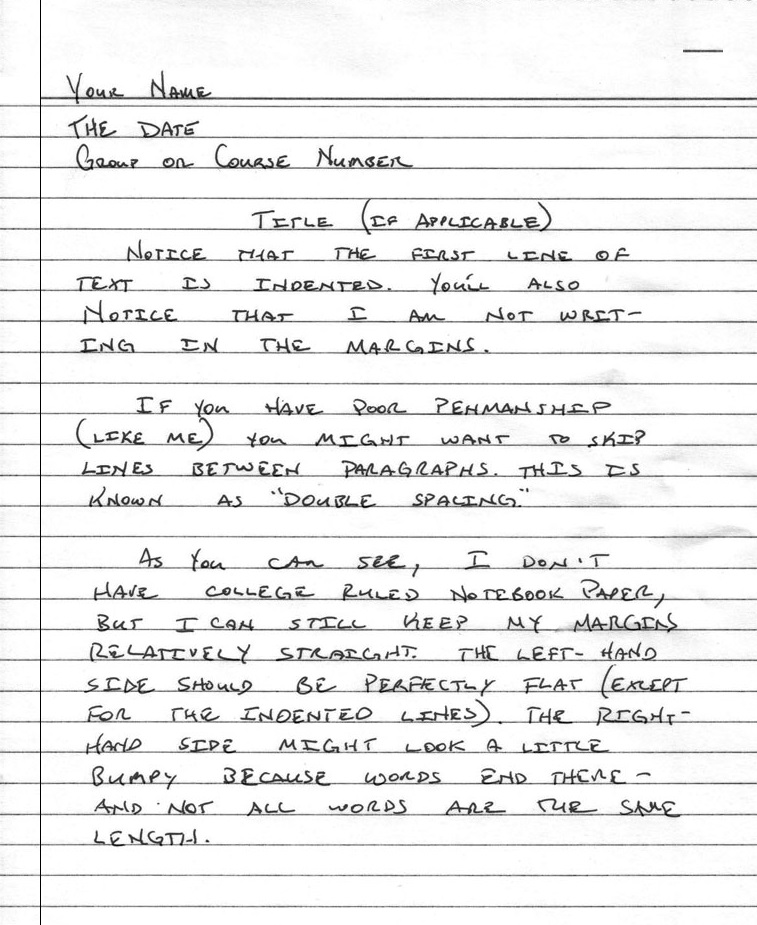
#> input picture data/images/testPaper2.jpg, 757 x 925 px, found by its file name
$ python boardertext.py   (older library calls are emulated)
#> lines starting #> are read from the running program, lines starting #| are printed output that depends on the picture; after the words box and inside, x2 and y2 are one past the last pixel; in counts of white or black regions, pixels touching at a corner belong together
import cv2
import numpy as np
import time
import os

rootDir = os.getcwd()
fileToConvert = rootDir + "/data/images/testPaper2.jpg"
image = cv2.imread(fileToConvert, cv2.IMREAD_GRAYSCALE)
#> image is the input picture: shape (925, 757); min 0, max 255, mean 237.4
cv2.imshow('image', image)
cv2.waitKey(0)

kernel = cv2.getStructuringElement(cv2.MORPH_ELLIPSE, (3, 3))
grad = cv2.morphologyEx(image, cv2.MORPH_GRADIENT, kernel)
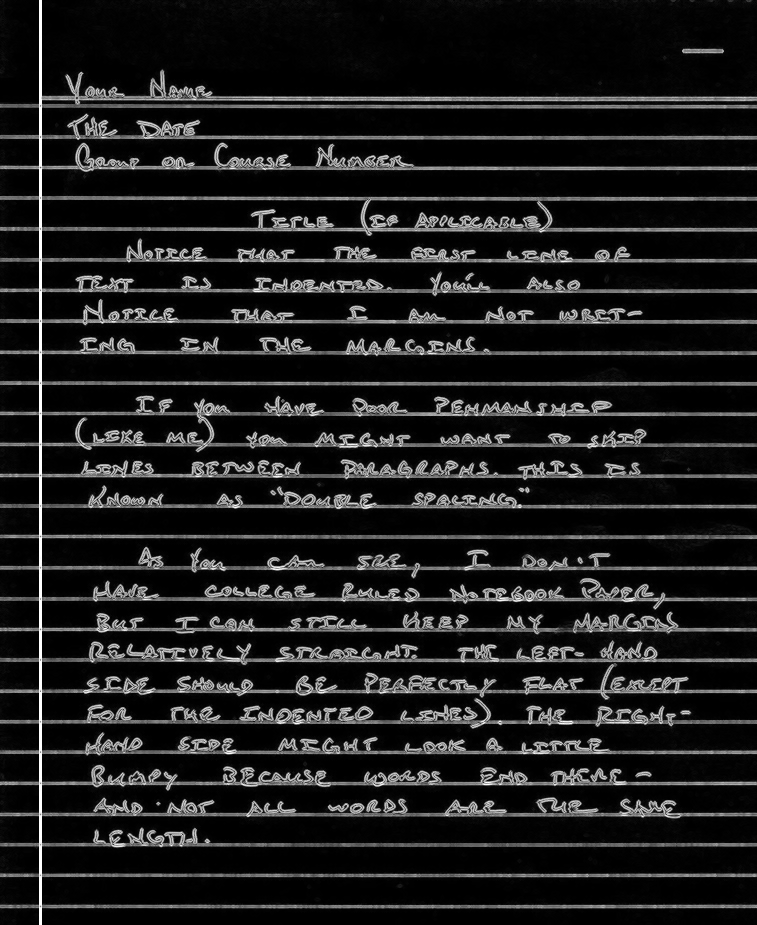
#> grad: shape (925, 757); min 0, max 255, mean 28.5

_, bw = cv2.threshold(grad, 0.0, 255.0, cv2.THRESH_BINARY | cv2.THRESH_OTSU)
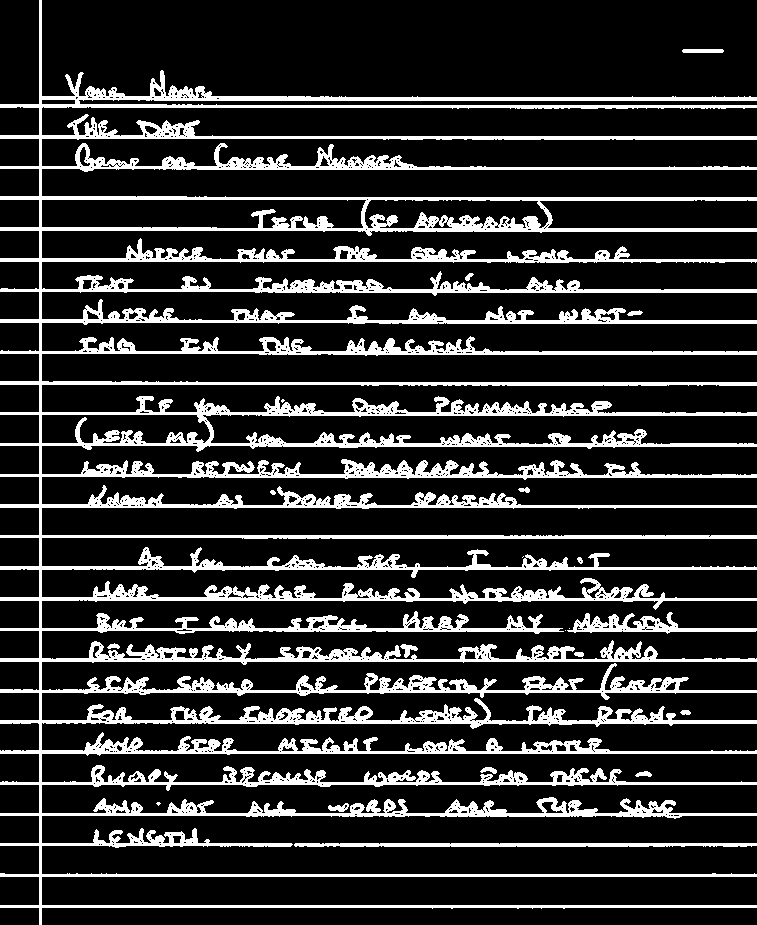
#> bw: shape (925, 757); 18.1% white; 21 white regions (5 under 20 px), largest, box (x1, y1, x2, y2) and area: (0, 0, 757, 925) 122458, (294, 843, 757, 847) 1758, (567, 612, 757, 634) 1499

kernel = cv2.getStructuringElement(cv2.MORPH_RECT, (9, 1))
connected = cv2.morphologyEx(bw, cv2.MORPH_CLOSE, kernel)
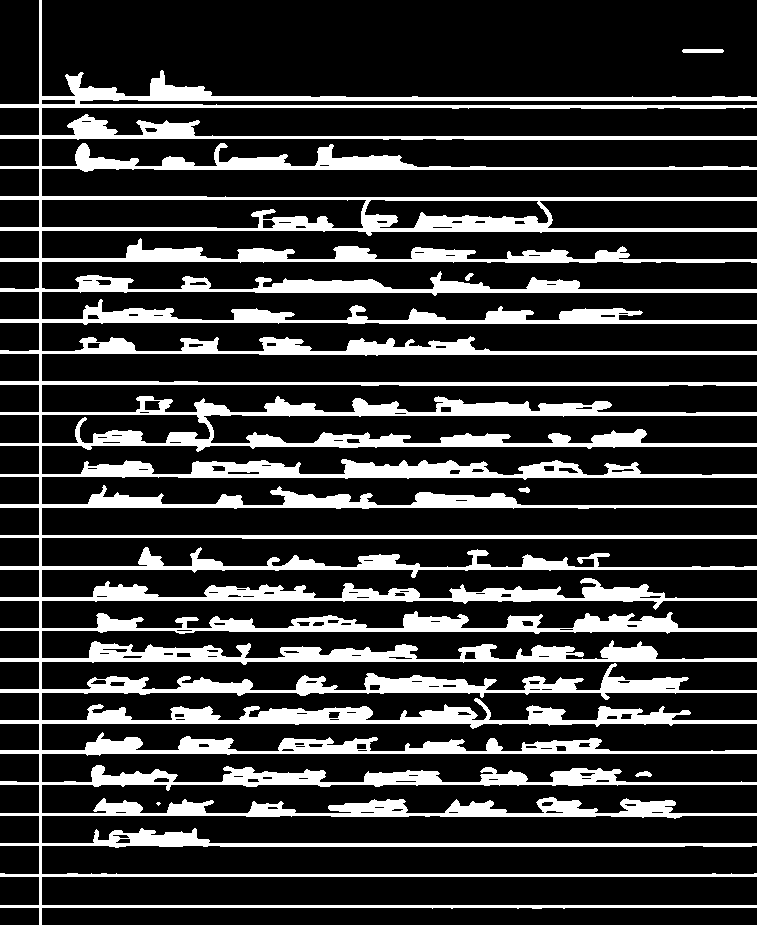
#> connected: shape (925, 757); 20.9% white; 6 white regions (1 under 20 px)
# using RETR_EXTERNAL instead of RETR_CCOMP
_, contours, hierarchy = cv2.findContours(connected.copy(), cv2.RETR_EXTERNAL, cv2.CHAIN_APPROX_NONE)
#> contours = 6 contours, 1 with area under 20; largest, box (x1, y1, x2, y2) and area: (0, 0, 757, 925) 140936, (682, 49, 724, 53) 121, (635, 771, 652, 777) 50, (518, 487, 530, 493) 35, (465, 273, 474, 281) 29

mask = np.zeros(bw.shape, dtype=np.uint8)

for idx in range(len(contours)):
    x, y, w, h = cv2.boundingRect(contours[idx])
    mask[y:y+h, x:x+w] = 0
    cv2.drawContours(mask, contours, idx, (255, 255, 255), -1)
    r = float(cv2.countNonZero(mask[y:y+h, x:x+w])) / (w * h)

    if r > 0.3 and w > 6 and h > 6:
        cv2.rectangle(image, (x, y), (x+w-1, y+h-1), (0, 255, 0), 2)
#> this loop made 6 passes
#> (x, y, w, h, r) on passes 1 to 6: (156, 802, 5, 4, 0.6), (635, 771, 17, 6, 0.667), (518, 487, 12, 6, 0.667), (465, 273, 9, 8, 0.556), (682, 49, 42, 4, 0.976), (0, 0, 757, 925, 0.234)
#> image: shape (925, 757); 0.01% of pixels changed, all inside (x1, y1, x2, y2) = (464, 272, 475, 282)
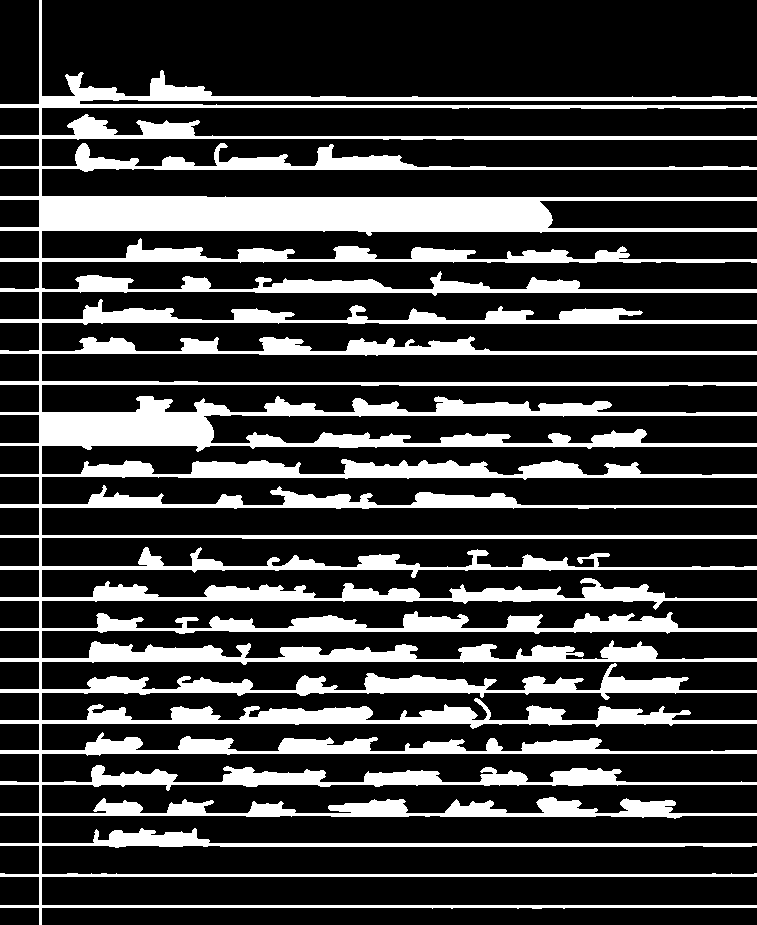
#> mask: shape (925, 757); 23.4% white; 1 white region, box (x1, y1, x2, y2) and area: (0, 0, 757, 925) 164077

cv2.imshow('rects', image)
cv2.waitKey(0)
# write original image with added contours to disk
cv2.imwrite(rootDir + "/data/images/testPaperC.jpg", image)
